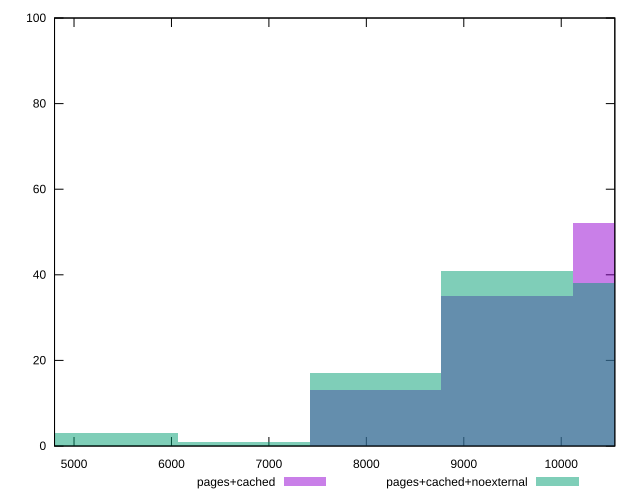

gnuplot code for this plot:
reset

$pagesCached <<EOF
9444.392347997667 35
8095.193441140857 13
10793.591254854477 52
EOF

$pagesCachedNoexternal <<EOF
10793.591254854477 38
9444.392347997667 41
8095.193441140857 17
6745.994534284047 1
5396.795627427238 3
EOF

set key outside below
set boxwidth 1349.1989068568096
set xrange [4800:10550]
set yrange [0:100]
set trange [0:100]
set style fill transparent solid 0.5 noborder
set terminal svg size 640, 500 enhanced background rgb 'white'
set output "reprap/uses-text-compression/comparison/histogram/1_vs_2.svg"

plot $pagesCached title "pages+cached" with boxes, \
     $pagesCachedNoexternal title "pages+cached+noexternal" with boxes

reset
